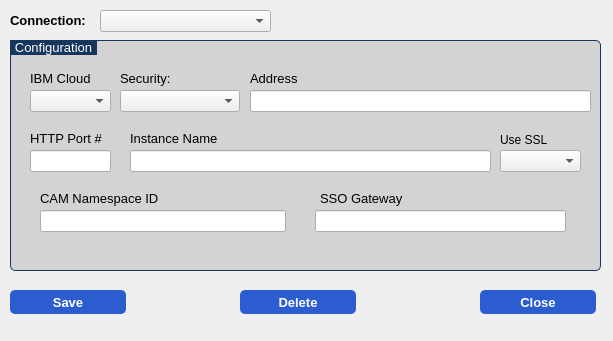
<?xml version="1.0" encoding="UTF-8"?>
<ui version="4.0">
 <class>update_window</class>
 <widget class="QDialog" name="update_window">
  <property name="geometry">
   <rect>
    <x>0</x>
    <y>0</y>
    <width>613</width>
    <height>341</height>
   </rect>
  </property>
  <property name="font">
   <font>
    <pointsize>10</pointsize>
   </font>
  </property>
  <property name="windowTitle">
   <string>ACG Reveal - Edit Connection</string>
  </property>
  <property name="windowIcon">
   <iconset>
    <normaloff>:/ACG.ico</normaloff>:/ACG.ico</iconset>
  </property>
  <widget class="QLabel" name="label">
   <property name="geometry">
    <rect>
     <x>10</x>
     <y>10</y>
     <width>81</width>
     <height>20</height>
    </rect>
   </property>
   <property name="font">
    <font>
     <pointsize>10</pointsize>
     <weight>75</weight>
     <bold>true</bold>
    </font>
   </property>
   <property name="text">
    <string>Connection:</string>
   </property>
   <property name="alignment">
    <set>Qt::AlignLeading|Qt::AlignLeft|Qt::AlignVCenter</set>
   </property>
  </widget>
  <widget class="QComboBox" name="cmb_config">
   <property name="geometry">
    <rect>
     <x>100</x>
     <y>10</y>
     <width>171</width>
     <height>22</height>
    </rect>
   </property>
  </widget>
  <widget class="QPushButton" name="btn_save">
   <property name="geometry">
    <rect>
     <x>10</x>
     <y>290</y>
     <width>116</width>
     <height>24</height>
    </rect>
   </property>
   <property name="styleSheet">
    <string notr="true">QPushButton {
background-color:#2B5DD1;
color:white;
font: bold;
border-width: 6px;
border-color:#2752B8;
border-radius:5px;}
QPushButton:hover {
    background-color: lightgreen;
color:black;
}</string>
   </property>
   <property name="text">
    <string>Save</string>
   </property>
  </widget>
  <widget class="QLineEdit" name="le_namespace">
   <property name="geometry">
    <rect>
     <x>40</x>
     <y>210</y>
     <width>246</width>
     <height>22</height>
    </rect>
   </property>
  </widget>
  <widget class="QLabel" name="label_7">
   <property name="geometry">
    <rect>
     <x>40</x>
     <y>190</y>
     <width>246</width>
     <height>16</height>
    </rect>
   </property>
   <property name="text">
    <string>CAM Namespace ID</string>
   </property>
  </widget>
  <widget class="QLineEdit" name="le_gateway">
   <property name="geometry">
    <rect>
     <x>315</x>
     <y>210</y>
     <width>251</width>
     <height>22</height>
    </rect>
   </property>
  </widget>
  <widget class="QLabel" name="label_8">
   <property name="geometry">
    <rect>
     <x>320</x>
     <y>190</y>
     <width>246</width>
     <height>16</height>
    </rect>
   </property>
   <property name="text">
    <string>SSO Gateway</string>
   </property>
  </widget>
  <widget class="QLineEdit" name="le_port">
   <property name="geometry">
    <rect>
     <x>30</x>
     <y>150</y>
     <width>81</width>
     <height>22</height>
    </rect>
   </property>
  </widget>
  <widget class="QLabel" name="label_4">
   <property name="geometry">
    <rect>
     <x>30</x>
     <y>130</y>
     <width>81</width>
     <height>16</height>
    </rect>
   </property>
   <property name="text">
    <string>HTTP Port #</string>
   </property>
  </widget>
  <widget class="QLineEdit" name="le_instance">
   <property name="geometry">
    <rect>
     <x>130</x>
     <y>150</y>
     <width>361</width>
     <height>22</height>
    </rect>
   </property>
  </widget>
  <widget class="QLabel" name="label_5">
   <property name="geometry">
    <rect>
     <x>130</x>
     <y>130</y>
     <width>361</width>
     <height>16</height>
    </rect>
   </property>
   <property name="text">
    <string>Instance Name</string>
   </property>
  </widget>
  <widget class="QComboBox" name="cmb_ssl">
   <property name="geometry">
    <rect>
     <x>500</x>
     <y>150</y>
     <width>81</width>
     <height>22</height>
    </rect>
   </property>
  </widget>
  <widget class="QComboBox" name="cmb_cloud">
   <property name="geometry">
    <rect>
     <x>30</x>
     <y>90</y>
     <width>81</width>
     <height>22</height>
    </rect>
   </property>
  </widget>
  <widget class="QLabel" name="label_2">
   <property name="geometry">
    <rect>
     <x>30</x>
     <y>70</y>
     <width>81</width>
     <height>16</height>
    </rect>
   </property>
   <property name="text">
    <string>IBM Cloud</string>
   </property>
  </widget>
  <widget class="QLabel" name="lbl_security">
   <property name="geometry">
    <rect>
     <x>120</x>
     <y>70</y>
     <width>70</width>
     <height>16</height>
    </rect>
   </property>
   <property name="text">
    <string>Security:</string>
   </property>
  </widget>
  <widget class="QComboBox" name="cmb_security">
   <property name="geometry">
    <rect>
     <x>120</x>
     <y>90</y>
     <width>120</width>
     <height>22</height>
    </rect>
   </property>
  </widget>
  <widget class="QLineEdit" name="le_address">
   <property name="geometry">
    <rect>
     <x>250</x>
     <y>90</y>
     <width>341</width>
     <height>22</height>
    </rect>
   </property>
  </widget>
  <widget class="QLabel" name="label_3">
   <property name="geometry">
    <rect>
     <x>250</x>
     <y>70</y>
     <width>341</width>
     <height>16</height>
    </rect>
   </property>
   <property name="text">
    <string>Address</string>
   </property>
  </widget>
  <widget class="QGroupBox" name="groupBox">
   <property name="geometry">
    <rect>
     <x>10</x>
     <y>40</y>
     <width>591</width>
     <height>231</height>
    </rect>
   </property>
   <property name="styleSheet">
    <string notr="true">QGroupBox {
	border: 1px solid;
	border-color: #FF17365D;
	border-radius: 5px;
	background-color: #d3d3d3}
QGroupBox:title{
	subcontrol-origin: margin;
	subcontrol-position: top left;
	padding: 0 3px 0 3px;
	background-color: #FF17365D;
	color: rgb(255, 255, 255);}</string>
   </property>
   <property name="title">
    <string>Configuration</string>
   </property>
   <widget class="QLabel" name="label_6">
    <property name="geometry">
     <rect>
      <x>490</x>
      <y>90</y>
      <width>71</width>
      <height>20</height>
     </rect>
    </property>
    <property name="text">
     <string>Use SSL</string>
    </property>
   </widget>
  </widget>
  <widget class="QPushButton" name="btn_close">
   <property name="geometry">
    <rect>
     <x>480</x>
     <y>290</y>
     <width>116</width>
     <height>24</height>
    </rect>
   </property>
   <property name="styleSheet">
    <string notr="true">QPushButton {
background-color:#2B5DD1;
color:white;
font: bold;
border-width: 6px;
border-color:#2752B8;
border-radius:5px;}
QPushButton:hover {
    background-color: lightgreen;
color:black;
}</string>
   </property>
   <property name="text">
    <string>Close</string>
   </property>
  </widget>
  <widget class="QPushButton" name="btn_delete">
   <property name="geometry">
    <rect>
     <x>240</x>
     <y>290</y>
     <width>116</width>
     <height>24</height>
    </rect>
   </property>
   <property name="styleSheet">
    <string notr="true">QPushButton {
background-color:#2B5DD1;
color:white;
font: bold;
border-width: 6px;
border-color:#2752B8;
border-radius:5px;}
QPushButton:hover {
    background-color: lightgreen;
color:black;
}</string>
   </property>
   <property name="text">
    <string>Delete</string>
   </property>
  </widget>
  <zorder>groupBox</zorder>
  <zorder>label</zorder>
  <zorder>cmb_config</zorder>
  <zorder>btn_save</zorder>
  <zorder>le_namespace</zorder>
  <zorder>label_7</zorder>
  <zorder>le_gateway</zorder>
  <zorder>label_8</zorder>
  <zorder>le_port</zorder>
  <zorder>label_4</zorder>
  <zorder>le_instance</zorder>
  <zorder>label_5</zorder>
  <zorder>cmb_ssl</zorder>
  <zorder>cmb_cloud</zorder>
  <zorder>label_2</zorder>
  <zorder>lbl_security</zorder>
  <zorder>cmb_security</zorder>
  <zorder>le_address</zorder>
  <zorder>label_3</zorder>
  <zorder>btn_close</zorder>
  <zorder>btn_delete</zorder>
 </widget>
 <tabstops>
  <tabstop>cmb_config</tabstop>
  <tabstop>cmb_cloud</tabstop>
  <tabstop>cmb_security</tabstop>
  <tabstop>le_address</tabstop>
  <tabstop>le_port</tabstop>
  <tabstop>le_instance</tabstop>
  <tabstop>cmb_ssl</tabstop>
  <tabstop>le_namespace</tabstop>
  <tabstop>le_gateway</tabstop>
  <tabstop>btn_save</tabstop>
 </tabstops>
 <resources>
  <include location="../../../ACG-ModelDoc/PAModelDoc/resources.qrc"/>
 </resources>
 <connections/>
</ui>
